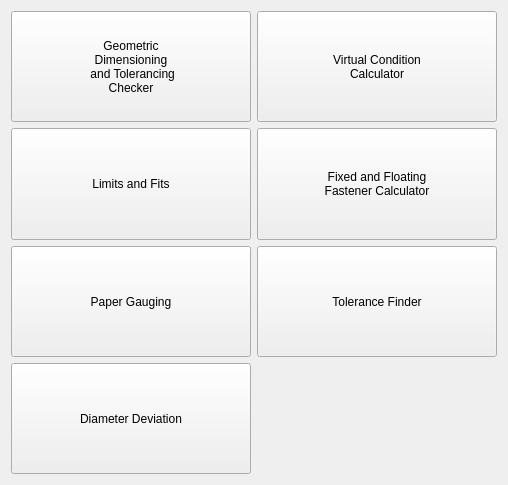
      <widget class="QWidget" name="engineeringanddrafting">
       <property name="geometry">
        <rect>
         <x>0</x>
         <y>0</y>
         <width>508</width>
         <height>485</height>
        </rect>
       </property>
       <attribute name="label">
        <string>Engineering and Drafting</string>
       </attribute>
       <layout class="QGridLayout" name="gridLayout_5">
        <item row="0" column="0">
         <widget class="QPushButton" name="GDTchecker">
          <property name="sizePolicy">
           <sizepolicy hsizetype="Preferred" vsizetype="Preferred">
            <horstretch>0</horstretch>
            <verstretch>0</verstretch>
           </sizepolicy>
          </property>
          <property name="minimumSize">
           <size>
            <width>230</width>
            <height>35</height>
           </size>
          </property>
          <property name="text">
           <string>Geometric
Dimensioning 
 and Tolerancing
Checker</string>
          </property>
         </widget>
        </item>
        <item row="4" column="0">
         <widget class="QPushButton" name="limsandfits">
          <property name="sizePolicy">
           <sizepolicy hsizetype="Preferred" vsizetype="Preferred">
            <horstretch>0</horstretch>
            <verstretch>0</verstretch>
           </sizepolicy>
          </property>
          <property name="minimumSize">
           <size>
            <width>230</width>
            <height>25</height>
           </size>
          </property>
          <property name="text">
           <string>Limits and Fits</string>
          </property>
         </widget>
        </item>
        <item row="8" column="0">
         <widget class="QPushButton" name="diamdev">
          <property name="sizePolicy">
           <sizepolicy hsizetype="Preferred" vsizetype="Preferred">
            <horstretch>0</horstretch>
            <verstretch>0</verstretch>
           </sizepolicy>
          </property>
          <property name="minimumSize">
           <size>
            <width>230</width>
            <height>25</height>
           </size>
          </property>
          <property name="text">
           <string>Diameter Deviation</string>
          </property>
         </widget>
        </item>
        <item row="0" column="1">
         <widget class="QPushButton" name="VCcalc">
          <property name="sizePolicy">
           <sizepolicy hsizetype="Preferred" vsizetype="Preferred">
            <horstretch>0</horstretch>
            <verstretch>0</verstretch>
           </sizepolicy>
          </property>
          <property name="minimumSize">
           <size>
            <width>230</width>
            <height>25</height>
           </size>
          </property>
          <property name="text">
           <string>Virtual Condition 
Calculator</string>
          </property>
         </widget>
        </item>
        <item row="4" column="1">
         <widget class="QPushButton" name="fastenersGDT">
          <property name="sizePolicy">
           <sizepolicy hsizetype="Preferred" vsizetype="Preferred">
            <horstretch>0</horstretch>
            <verstretch>0</verstretch>
           </sizepolicy>
          </property>
          <property name="minimumSize">
           <size>
            <width>230</width>
            <height>25</height>
           </size>
          </property>
          <property name="text">
           <string>Fixed and Floating
Fastener Calculator</string>
          </property>
         </widget>
        </item>
        <item row="5" column="1">
         <widget class="QPushButton" name="tolfinder">
          <property name="sizePolicy">
           <sizepolicy hsizetype="Preferred" vsizetype="Preferred">
            <horstretch>0</horstretch>
            <verstretch>0</verstretch>
           </sizepolicy>
          </property>
          <property name="minimumSize">
           <size>
            <width>230</width>
            <height>25</height>
           </size>
          </property>
          <property name="text">
           <string>Tolerance Finder</string>
          </property>
         </widget>
        </item>
        <item row="5" column="0">
         <widget class="QPushButton" name="papergauge">
          <property name="sizePolicy">
           <sizepolicy hsizetype="Preferred" vsizetype="Preferred">
            <horstretch>0</horstretch>
            <verstretch>0</verstretch>
           </sizepolicy>
          </property>
          <property name="minimumSize">
           <size>
            <width>230</width>
            <height>25</height>
           </size>
          </property>
          <property name="text">
           <string>Paper Gauging</string>
          </property>
         </widget>
        </item>
       </layout>
      </widget>
